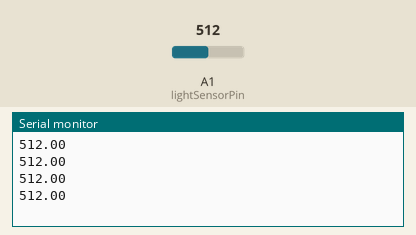
This sketch was run on a simulated Arduino Uno, built with avr-gcc and run on an emulated ATmega328P. Shown: the last lines printed to the serial monitor. Inputs (shaded band) come from the test bench; at power-on: A1 (lightSensorPin) = 512.

Above: at 1.2 s.
1.3 s: A1 (lightSensorPin) set to 716
At 1.71 s:
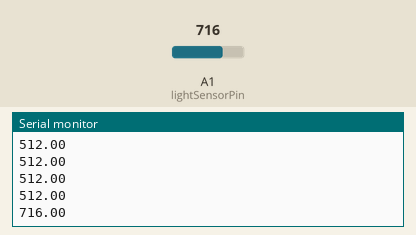
2.8 s: A1 (lightSensorPin) set to 900
At 2.91 s:
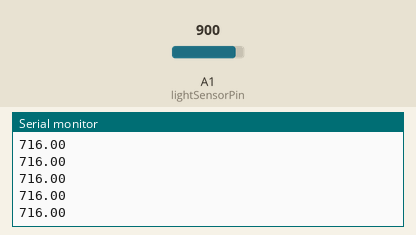
Timing chart, 0 to 5.8 s (numbered marks = the images above; inputs shaded):
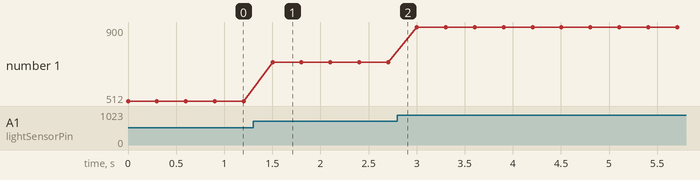

Measured:
- after the input at 1.3 s, the serial monitor: prints a new line after 0.20 s (image 1)
- plotted number 1: 512 → 716 after the input at 1.3 s, 716 → 900 after the input at 2.8 s

The sketch:

nerdstuff.ino
```cpp
int led = 13;

void setup() {
  // put your setup code here, to run once:
  Serial.begin(9600);
  pinMode(A1, INPUT_PULLUP);
  double lightSensorPin = A1;
}

void loop() {
  // put your main code here, to run repeatedly:
  double lightSensorPin =  analogRead(A1);
  Serial.println(String(lightSensorPin));
  delay(300);
}
```
